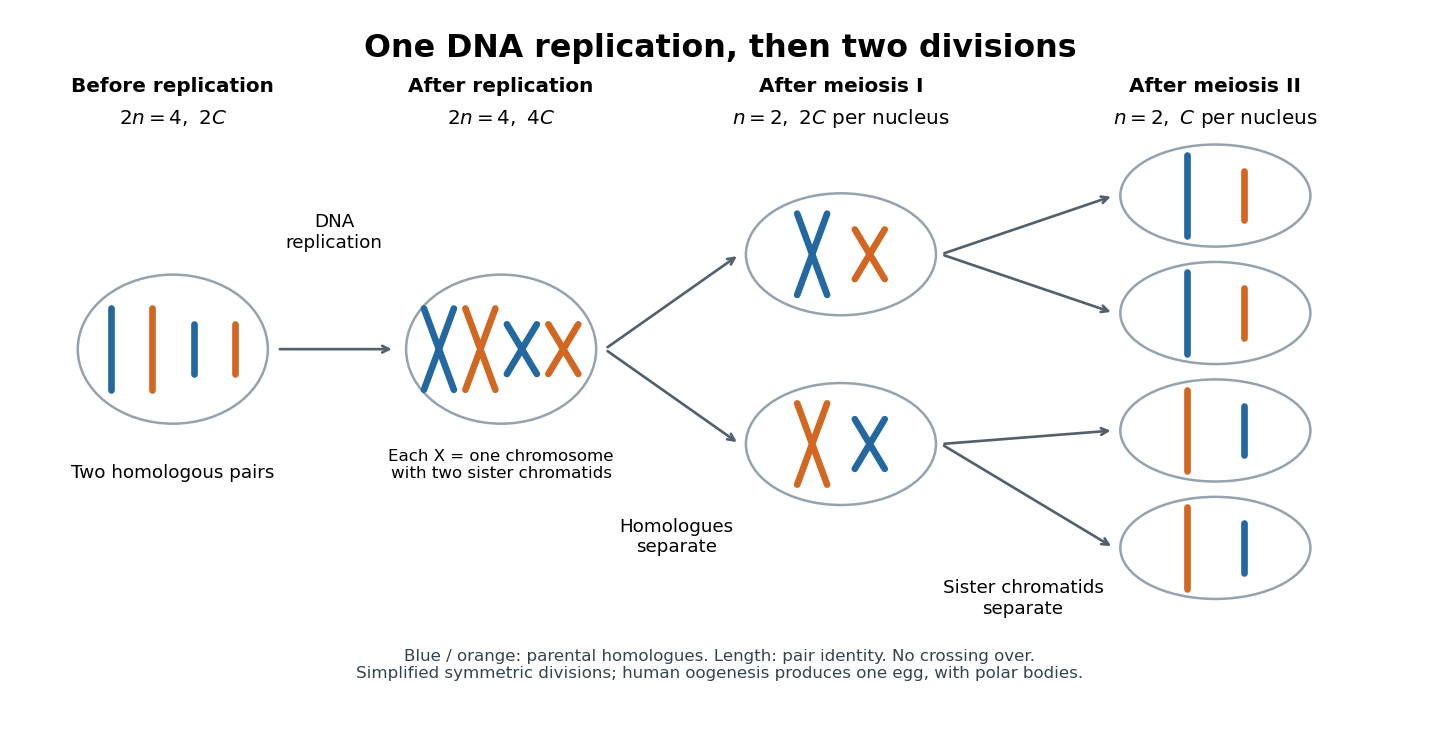

The script that drew this image:
"""Draw simplified symmetric meiosis; run from _media using Python 3.14.

Tested with matplotlib 3.10.7 and numpy 2.3.5. Output is written to CWD.
No crossing over, unequal cytokinesis, or developmental timing is depicted.
"""
from pathlib import Path

import matplotlib.pyplot as plt
from matplotlib.patches import Ellipse

BLUE, ORANGE = "#2468a2", "#d26722"


def chromosome(ax, x, y, color, length, replicated):
    if replicated:
        for sign in (-1, 1):
            ax.plot([x - sign * 0.13, x + sign * 0.13],
                    [y - length / 2, y + length / 2],
                    color=color, lw=4, solid_capstyle="round")
    else:
        ax.plot([x, x], [y - length / 2, y + length / 2],
                color=color, lw=4, solid_capstyle="round")


def cell(ax, x, y, chromosomes, width=1.65, height=1.35):
    ax.add_patch(Ellipse((x, y), width, height, facecolor="white",
                         edgecolor="#96a2ad", lw=1.5))
    spacing = 0.36 if len(chromosomes) == 4 else 0.5
    for i, (color, length, replicated) in enumerate(chromosomes):
        chromosome(ax, x + (i - (len(chromosomes) - 1) / 2) * spacing,
                   y, color, length, replicated)


def arrow(ax, start, end):
    ax.annotate("", xy=end, xytext=start,
                arrowprops=dict(arrowstyle="->", color="#53616c", lw=1.6))


def main():
    fig, ax = plt.subplots(figsize=(12, 6.2), dpi=120)
    fig.patch.set_facecolor("white")
    ax.set_facecolor("white")
    ax.set(xlim=(0, 12), ylim=(0, 7))
    ax.axis("off")
    ax.text(6, 6.8, "One DNA replication, then two divisions",
            ha="center", va="top", fontsize=19, weight="bold")
    stages = [(1.25, "Before replication", "$2n=4,\\ 2C$"),
              (4.1, "After replication", "$2n=4,\\ 4C$"),
              (7.05, "After meiosis I", "$n=2,\\ 2C$ per nucleus"),
              (10.3, "After meiosis II", "$n=2,\\ C$ per nucleus")]
    for x, title, amount in stages:
        ax.text(x, 6.15, title, ha="center", fontsize=12, weight="bold")
        ax.text(x, 5.79, amount, ha="center", fontsize=12)
    unrep = [(BLUE, 0.9, False), (ORANGE, 0.9, False),
             (BLUE, 0.55, False), (ORANGE, 0.55, False)]
    rep = [(c, length, True) for c, length, _ in unrep]
    cell(ax, 1.25, 3.3, unrep, height=1.65)
    cell(ax, 4.1, 3.3, rep, height=1.65)
    pair1 = [(BLUE, 0.9, True), (ORANGE, 0.55, True)]
    pair2 = [(ORANGE, 0.9, True), (BLUE, 0.55, True)]
    cell(ax, 7.05, 4.35, pair1)
    cell(ax, 7.05, 2.25, pair2)
    for y, pair in [(5.0, pair1), (3.7, pair1), (2.4, pair2), (1.1, pair2)]:
        cell(ax, 10.3, y, [(c, length, False) for c, length, _ in pair],
             height=1.13)
    arrow(ax, (2.15, 3.3), (3.18, 3.3))
    ax.text(2.65, 4.42, "DNA\nreplication", ha="center", fontsize=11)
    for y in (4.35, 2.25):
        arrow(ax, (5.0, 3.3), (6.17, y))
    ax.text(5.62, 1.05, "Homologues\nseparate", ha="center", fontsize=11)
    for start_y, ends in [(4.35, (5.0, 3.7)), (2.25, (2.4, 1.1))]:
        for y in ends:
            arrow(ax, (7.92, start_y), (9.42, y))
    ax.text(8.63, 0.37, "Sister chromatids\nseparate", ha="center", fontsize=11)
    ax.text(1.25, 1.87, "Two homologous pairs", ha="center", fontsize=11)
    ax.text(4.1, 1.87, "Each X = one chromosome\nwith two sister chromatids",
            ha="center", fontsize=10)
    ax.text(6, -0.02,
            "Blue / orange: parental homologues. Length: pair identity. No crossing over.\n"
            "Simplified symmetric divisions; human oogenesis produces one egg, with polar bodies.",
            ha="center", va="top", fontsize=10, color="#35434f")
    fig.subplots_adjust(left=0.02, right=0.98, top=0.98, bottom=0.13)
    fig.savefig(Path.cwd() / (Path(__file__).stem + ".png"), facecolor="white",
                transparent=False)
    plt.close(fig)


if __name__ == "__main__":
    main()
